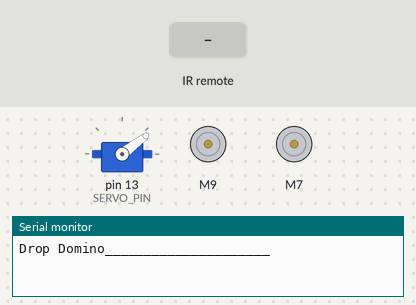
Simulated run of this sketch. Board: Arduino Uno, built with avr-gcc and run on an emulated ATmega328P. Parts: servo, 2 × DC motor (green arrow = forward, orange = backward, longer = faster), the last lines printed to the serial monitor. Wiring (inferred from the names in the program): servo: signal pin 13. The test bench sets the inputs (shaded band). Servo pulses on a pin are drawn as a servo (544–2400 µs = 0–180°).

Above: at 1.2 s.
1.3 s: infrared code 0xF708FF00 received
At 2.93 s:
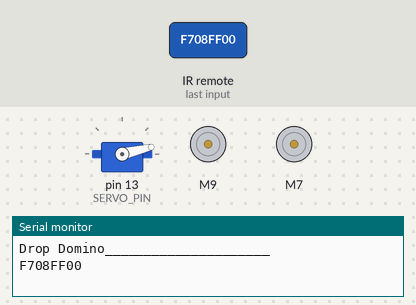
4.3 s: infrared code 0xA55AFF00 received
At 5.59 s:
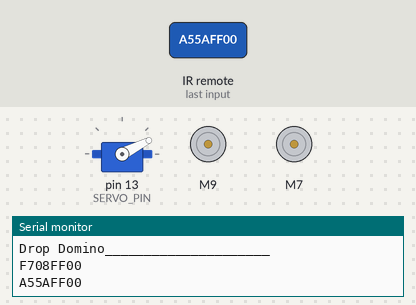
7.3 s: infrared code 0xE718FF00 received
At 7.45 s:
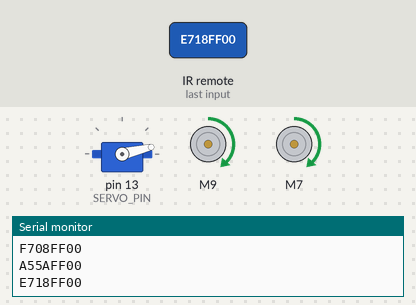
10.3 s: infrared code 0xAD52FF00 received
At 10.52 s:
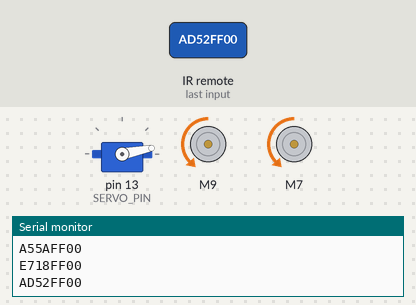
13.3 s: infrared code 0xF708FF00 received
At 14.3 s:
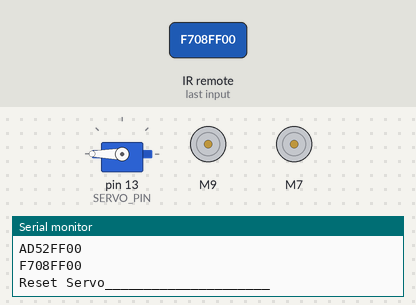
15.0 s: infrared code 0xA55AFF00 received
At 15.14 s:
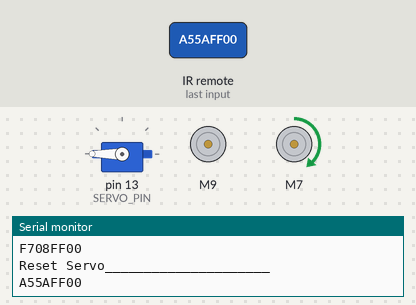
Timing chart, 0 to 17.7 s (numbered marks = the images above; inputs shaded):
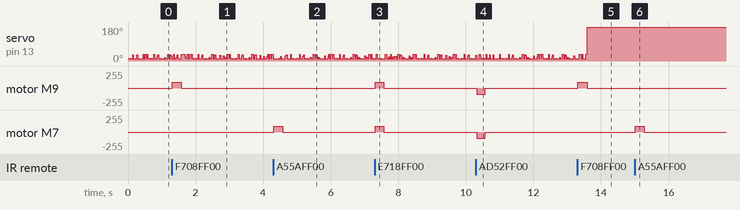

Measured:
- after the input at 1.3 s, motor M9: stopped → forward 90/255 at once, → stopped 0.26 s later
- after the input at 4.3 s, motor M7: stopped → forward 90/255 at once, → stopped 0.26 s later
- after the input at 7.3 s, motor M9, motor M7: stopped → forward 90/255 at once, → stopped 0.26 s later
- after the input at 10.3 s, motor M9, motor M7: stopped → backward 90/255 at once, → stopped 0.26 s later
- after the input at 13.3 s, motor M9: stopped → forward 90/255 at once, → stopped 0.27 s later
- after the input at 15.0 s, motor M7: stopped → forward 90/255 at once, → stopped 0.26 s later

The sketch:

CrunchLabsSketch-irremote-level3.ino
```cpp
#define IR_USE_AVR_TIMER1 // overrides conflicting pins in IRremote.hpp
#include <IRremote.hpp>
#include <SparkFun_TB6612.h>

#define IR_LEFT 0xF708FF00
#define IR_RIGHT 0xA55AFF00
#define IR_FORWARD 0xE718FF00
#define IR_HOLD 0x0
#define IR_BACKWARD 0xAD52FF00
#define IR_ONE 0xBA45FF00
#define IR_TWO 0xB946FF00

#define PWMA 11  // Adjust as necessary
#define PWMB 5  // Adjust as necessary
#define AIN1 9  // Adjust as necessary
#define BIN1 7  // Adjust as necessary
#define AIN2 10  // Adjust as necessary
#define BIN2 6  // Adjust as necessary
#define OFFSET_A 1         // Adjust if necessary
#define OFFSET_B 1         // Adjust if necessary
#define STBY 8
#define TOP_SPEED 90       // Define top speed
#define SERVO_RIGHT 20                                //PWM value to make the servo move right
#define SERVO_LEFT 180                               //PWM value to make the servo move left.
#define SERVO_PIN 13
#define SERVO_MIN_PULSE 650  // Minimum pulse width in microseconds
#define SERVO_MAX_PULSE 2400 // Maximum pulse width in microseconds
#define DISPENSE_DISTANCE 9000 //Value combinedMotorSpeed needs to reach to drop a domino. Decreasing this puts dominoes closer together.
#define PULSE_INTERVAL 20000 // Interval between pulses in milliseconds
#define IR_Input 3

bool servoRight = true;

// Initialize motors
Motor motor1 = Motor(AIN1, AIN2, PWMA, OFFSET_A, STBY);
Motor motor2 = Motor(BIN1, BIN2, PWMB, OFFSET_B, STBY);

int combinedmotorspeed, leftMotorSpeed, rightMotorSpeed;    //creating variables like this initializes all their values to 0.

//Servo servoMotor;                                           //Create an instance of a servo motor object

bool raceMode = false;
unsigned long speedBoost = 0;

bool holding = false; // This should be a global variable
unsigned long lastCommandTime = 0;
unsigned long lastServoTime = 0;

const unsigned long commandTimeout = 250; // Timeout in milliseconds

unsigned long distanceSinceLastDrop = DISPENSE_DISTANCE;    //Starting with this as DISPENSE_DISTANCE makes the vehicle drop a domino immediately.
bool dominoDropped = false;

const int RECV = IR_Input;
IRrecv irrecv(RECV);

void setup() {
  Serial.begin(9600);
  irrecv.enableIRIn();
  digitalWrite(STBY, HIGH);  // Enable the motor driver
  pinMode(SERVO_PIN, OUTPUT);
  servoRight = true;
}

void loop() {
  bool commandReceived = false;
  unsigned long currentMillis = millis();
  if (raceMode) {
    speedBoost = (255 - TOP_SPEED);
  } else {
    speedBoost = 0;
  }

  if (servoRight) {
    pulseServoRight();
    // Serial.println("servoRight Right Right Right");
  } else {
    pulseServoLeft();
    // Serial.println("servoLeft Left Left Left");
  }

  if (irrecv.decode()) {
    commandReceived = true;
    unsigned long irCode = irrecv.decodedIRData.decodedRawData;
    Serial.println(irrecv.decodedIRData.decodedRawData, HEX);

    // Update the last command time whenever a command is received
    lastCommandTime = millis();


    if (!holding) {
      switch (irCode) {
        case IR_FORWARD:
          driveForward();
          break;
        case IR_LEFT:
          turnLeft();
          break;
        case IR_RIGHT:
          turnRight();
          break;
        case IR_BACKWARD:
          driveBackward();
          break;
        case IR_ONE:
          raceMode = false;
          break;
        case IR_TWO:
          raceMode = true;
          break;
      }
    } else if (holding && irCode == IR_HOLD) {
      // Holding, received IR_HOLD again
      // Serial.println("HOLDING...");
    } else {
      stopCar();
      holding = false;
      // Serial.println("HOLDING = FALSE");
    }

    irrecv.resume(); // Prepare for the next command
  }

  combinedmotorspeed = leftMotorSpeed + rightMotorSpeed;
  distanceSinceLastDrop += combinedmotorspeed;

  // Check for timeout to detect "no command received" condition
  if (holding && !commandReceived && millis() - lastCommandTime > commandTimeout) {
    // No command received within the timeout period
    stopCar();
    holding = false;
    // Serial.println("HOLDING = FALSE");
    // Serial.println("Timeout - STOP CAR");
    commandReceived = true;
  }

  if ((distanceSinceLastDrop >= DISPENSE_DISTANCE) && !dominoDropped && !raceMode) {              //if we've travelled far enough and a domino hasn't been dropped yet
      // dropDomino();
      servoRight = true;
      distanceSinceLastDrop = 0;
      dominoDropped = true;                        //domino has been dropped
      Serial.println("Drop Domino_____________________");

    } else if ((distanceSinceLastDrop >= 0.7 * DISPENSE_DISTANCE) && dominoDropped && !raceMode) {  //if a domino was dropped and we're far enough away to close the domino gate without jamming
      // resetServo();
      servoRight = false;
      dominoDropped = false;                                                           //we haven't dropped the new domino, so now this is false
      Serial.println("Reset Servo_____________________");
    }
}

void driveForward() {
  motor1.drive(TOP_SPEED + speedBoost);
  motor2.drive(TOP_SPEED + speedBoost);
  leftMotorSpeed = TOP_SPEED;
  rightMotorSpeed = TOP_SPEED;
  // Serial.println("FORWARD");
  holding = true;
  // Serial.println("HOLDING = TRUE");
}

void turnLeft() {
  motor1.drive(TOP_SPEED + speedBoost);
  motor2.drive(0 - speedBoost * 1.5);
  leftMotorSpeed = 0;
  rightMotorSpeed = TOP_SPEED;
  // Serial.println("LEFT");
  holding = true;
  // Serial.println("HOLDING = TRUE");
}

void turnRight() {
  motor1.drive(0 - speedBoost * 1.5);
  motor2.drive(TOP_SPEED + speedBoost);
  leftMotorSpeed = TOP_SPEED;
  rightMotorSpeed = 0;
  // Serial.println("RIGHT");
  holding = true;
  // Serial.println("HOLDING = TRUE");
}

void stopCar() {
  motor1.drive(0);
  motor2.drive(0);
  leftMotorSpeed = 0;
  rightMotorSpeed = 0;
  // Serial.println("STOP");
  holding = true;
  // Serial.println("HOLDING = TRUE");
}

void driveBackward() {
  motor1.drive(-TOP_SPEED - speedBoost);
  motor2.drive(-TOP_SPEED - speedBoost);
  leftMotorSpeed = 0;
  rightMotorSpeed = 0;
  // Serial.println("BACKWARD");
  holding = true;
  // Serial.println("HOLDING = TRUE");
}

void pulseServoRight() {
  // Serial.println("PulseServoRight");
  unsigned long startTime;
  unsigned long pulseWidth = SERVO_MIN_PULSE; // Duration of the pulse in microseconds
  unsigned long period = PULSE_INTERVAL; // Total period duration in microseconds (20ms)

  // Start the pulse
  digitalWrite(SERVO_PIN, HIGH);
  startTime = micros(); // Record the start time

  // Wait for the pulse width duration
  while (micros() - startTime < pulseWidth) {
    // This loop waits until 2400 microseconds have passed since startTime
  }

  // End the pulse
  digitalWrite(SERVO_PIN, LOW);
  // Note: at this point, the time elapsed is roughly equal to pulseWidth

  // Wait for the rest of the period to complete the 20ms cycle
  while (micros() - startTime < period) {
    // This loop waits until 20000 microseconds have passed since startTime
  }

  // The function will return here, right after the 20ms period has finished
}

void pulseServoLeft() {
  // Serial.println("PulseServoLeft");
  unsigned long startTime;
  unsigned long pulseWidth = SERVO_MAX_PULSE; // Duration of the pulse in microseconds
  unsigned long period = PULSE_INTERVAL; // Total period duration in microseconds (20ms)

  // Start the pulse
  digitalWrite(SERVO_PIN, HIGH);
  startTime = micros(); // Record the start time

  // Wait for the pulse width duration
  while (micros() - startTime < pulseWidth) {
    // This loop waits until 2400 microseconds have passed since startTime
  }

  // End the pulse
  digitalWrite(SERVO_PIN, LOW);
  // Note: at this point, the time elapsed is roughly equal to pulseWidth

  // Wait for the rest of the period to complete the 20ms cycle
  while (micros() - startTime < period) {
    // This loop waits until 20000 microseconds have passed since startTime
  }

  // The function will return here, right after the 20ms period has finished
}
```
